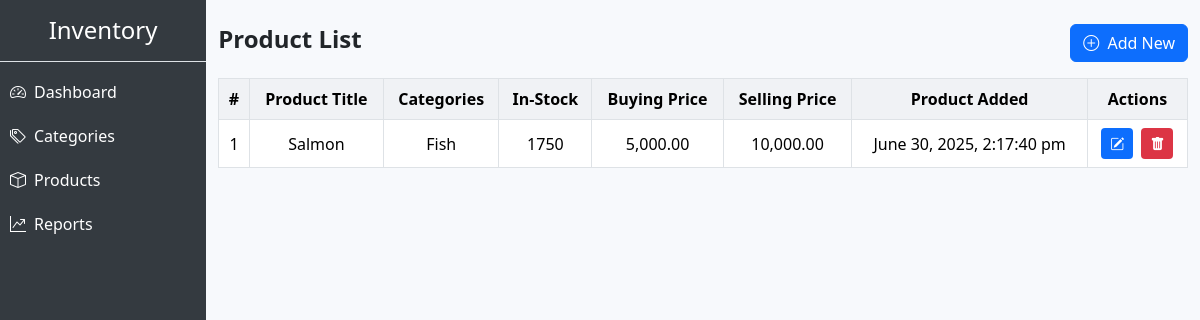
/view_products.php (signed in), run on the app's committed database.
### tables this page shows
CREATE TABLE `products` (
  `id` int(11) NOT NULL,
  `name` varchar(100) NOT NULL,
  `quantity` int(11) NOT NULL,
  `price` decimal(10,2) NOT NULL,
  `selling_price` decimal(10,2) DEFAULT NULL,
  `created_at` timestamp NOT NULL DEFAULT current_timestamp(),
  `category_id` int(11) DEFAULT NULL
);

CREATE TABLE `categories` (
  `id` int(11) NOT NULL,
  `name` varchar(100) NOT NULL
);

### view_products.php (the view, shortened to what this page needs)
<?php
include 'db.php';
$sql = "SELECT p.*, c.name AS category_name
        FROM products p
        LEFT JOIN categories c ON p.category_id = c.id
        ORDER BY p.created_at DESC";
$result = $conn->query($sql);
?>
<!DOCTYPE html>
<html>
<head>
    <link href="https://cdn.jsdelivr.net/npm/bootstrap@5.3.2/dist/css/bootstrap.min.css" rel="stylesheet">
    <link href="https://cdn.jsdelivr.net/npm/bootstrap-icons@1.10.5/font/bootstrap-icons.css" rel="stylesheet">
</head>
<body>
<div class="container mt-4">
    <div class="d-flex justify-content-between align-items-center mb-3">
        <h4 class="fw-bold">Product List</h4>
        <a href="add_product.php" class="btn btn-primary"><i class="bi bi-plus-circle me-1"></i> Add New</a>
    </div>
    <div class="table-responsive">
        <table class="table table-bordered table-hover text-center align-middle">
            <thead>
                <tr>
                    <th>#</th>
                    <th>Product Title</th>
                    <th>Categories</th>
                    <th>In-Stock</th>
                    <th>Buying Price</th>
                    <th>Selling Price</th>
                    <th>Product Added</th>
                    <th>Actions</th>
                </tr>
            </thead>
            <tbody>
            <?php if ($result->num_rows > 0):
                $count = 1;
                while ($row = $result->fetch_assoc()): ?>
                <tr>
                    <td><?= $count++ ?></td>
                    <td><?= htmlspecialchars($row['name']) ?></td>
                    <td><?= htmlspecialchars($row['category_name']) ?></td>
                    <td><?= $row['quantity'] ?></td>
                    <td><?= number_format($row['price'], 2) ?></td>
                    <td><?= number_format($row['selling_price'], 2) ?></td>
                    <td><?= date("F j, Y, g:i:s a", strtotime($row['created_at'])) ?></td>
                    <td>
                        <a href="edit_product.php?id=<?= $row['id'] ?>" class="btn btn-sm btn-edit me-1"><i class="bi bi-pencil-square"></i></a>
                        <a href="delete_product.php?id=<?= $row['id'] ?>" class="btn btn-sm btn-delete" onclick="return confirm('Are you sure to delete this product?')"><i class="bi bi-trash-fill"></i></a>
                    </td>
                </tr>
            <?php endwhile; else: ?>
                <tr><td colspan="8">No products found.</td></tr>
            <?php endif; ?>
            </tbody>
        </table>
    </div>
</div>
</body>
</html>

### view_products.php (style rules this page uses)
body { background-color: #f7f9fc; }
.table th { background-color: #f0f2f5; }
.btn-edit { background-color: #0d6efd; color: white; }
.btn-delete { background-color: #dc3545; color: white; }

### data on the page
products: name "Salmon", category.name "Fish", quantity "1750", price "5,000.00", selling_price "10,000.00", created_at "June 30, 2025, 2:17:40 pm"
